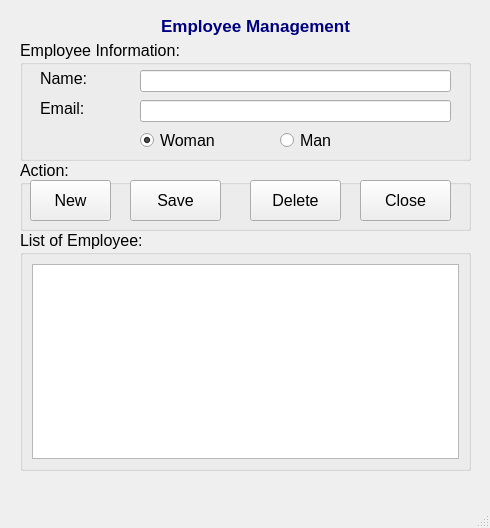
<?xml version="1.0" encoding="UTF-8"?>
<ui version="4.0">
 <class>MainWindow</class>
 <widget class="QMainWindow" name="MainWindow">
  <property name="geometry">
   <rect>
    <x>0</x>
    <y>0</y>
    <width>490</width>
    <height>528</height>
   </rect>
  </property>
  <property name="font">
   <font>
    <pointsize>12</pointsize>
   </font>
  </property>
  <property name="windowTitle">
   <string>Management</string>
  </property>
  <widget class="QWidget" name="centralwidget">
   <widget class="QGroupBox" name="groupBox">
    <property name="geometry">
     <rect>
      <x>20</x>
      <y>40</y>
      <width>451</width>
      <height>121</height>
     </rect>
    </property>
    <property name="title">
     <string>Employee Information:</string>
    </property>
    <widget class="QLabel" name="label">
     <property name="geometry">
      <rect>
       <x>20</x>
       <y>30</y>
       <width>71</width>
       <height>16</height>
      </rect>
     </property>
     <property name="text">
      <string>Name:</string>
     </property>
    </widget>
    <widget class="QLineEdit" name="lineEditName">
     <property name="geometry">
      <rect>
       <x>120</x>
       <y>30</y>
       <width>311</width>
       <height>22</height>
      </rect>
     </property>
    </widget>
    <widget class="QLineEdit" name="lineEditEmail">
     <property name="geometry">
      <rect>
       <x>120</x>
       <y>60</y>
       <width>311</width>
       <height>22</height>
      </rect>
     </property>
    </widget>
    <widget class="QLabel" name="label_2">
     <property name="geometry">
      <rect>
       <x>20</x>
       <y>60</y>
       <width>71</width>
       <height>16</height>
      </rect>
     </property>
     <property name="text">
      <string>Email:</string>
     </property>
    </widget>
    <widget class="QRadioButton" name="radWoman">
     <property name="geometry">
      <rect>
       <x>120</x>
       <y>90</y>
       <width>95</width>
       <height>20</height>
      </rect>
     </property>
     <property name="text">
      <string>Woman</string>
     </property>
     <property name="checked">
      <bool>true</bool>
     </property>
    </widget>
    <widget class="QRadioButton" name="radMan">
     <property name="geometry">
      <rect>
       <x>260</x>
       <y>90</y>
       <width>95</width>
       <height>20</height>
      </rect>
     </property>
     <property name="text">
      <string>Man</string>
     </property>
    </widget>
   </widget>
   <widget class="QGroupBox" name="groupBox_2">
    <property name="geometry">
     <rect>
      <x>20</x>
      <y>230</y>
      <width>451</width>
      <height>241</height>
     </rect>
    </property>
    <property name="title">
     <string>List of Employee:</string>
    </property>
    <layout class="QVBoxLayout" name="verticalLayout">
     <item>
      <widget class="QListWidget" name="listWidgetEmployee"/>
     </item>
    </layout>
   </widget>
   <widget class="QGroupBox" name="groupBox_3">
    <property name="geometry">
     <rect>
      <x>20</x>
      <y>160</y>
      <width>451</width>
      <height>71</height>
     </rect>
    </property>
    <property name="title">
     <string>Action:</string>
    </property>
    <widget class="QPushButton" name="pushButtonNew">
     <property name="geometry">
      <rect>
       <x>10</x>
       <y>20</y>
       <width>81</width>
       <height>41</height>
      </rect>
     </property>
     <property name="text">
      <string>New</string>
     </property>
     <property name="icon">
      <iconset>
       <normaloff>images/ic_add.png</normaloff>images/ic_add.png</iconset>
     </property>
    </widget>
    <widget class="QPushButton" name="pushButtonSave">
     <property name="geometry">
      <rect>
       <x>110</x>
       <y>20</y>
       <width>91</width>
       <height>41</height>
      </rect>
     </property>
     <property name="text">
      <string>Save</string>
     </property>
     <property name="icon">
      <iconset>
       <normaloff>images/ic_save.png</normaloff>images/ic_save.png</iconset>
     </property>
    </widget>
    <widget class="QPushButton" name="pushButtonDelete">
     <property name="geometry">
      <rect>
       <x>230</x>
       <y>20</y>
       <width>91</width>
       <height>41</height>
      </rect>
     </property>
     <property name="text">
      <string>Delete</string>
     </property>
     <property name="icon">
      <iconset>
       <normaloff>images/ic_delete.png</normaloff>images/ic_delete.png</iconset>
     </property>
    </widget>
    <widget class="QPushButton" name="pushButtonClose">
     <property name="geometry">
      <rect>
       <x>340</x>
       <y>20</y>
       <width>91</width>
       <height>41</height>
      </rect>
     </property>
     <property name="text">
      <string>Close</string>
     </property>
     <property name="icon">
      <iconset>
       <normaloff>images/ic_close.png</normaloff>images/ic_close.png</iconset>
     </property>
    </widget>
   </widget>
   <widget class="QLabel" name="label_3">
    <property name="geometry">
     <rect>
      <x>50</x>
      <y>10</y>
      <width>411</width>
      <height>31</height>
     </rect>
    </property>
    <property name="font">
     <font>
      <pointsize>13</pointsize>
      <bold>true</bold>
     </font>
    </property>
    <property name="styleSheet">
     <string notr="true">color: rgb(0, 0, 127);</string>
    </property>
    <property name="text">
     <string>Employee Management</string>
    </property>
    <property name="alignment">
     <set>Qt::AlignmentFlag::AlignCenter</set>
    </property>
   </widget>
  </widget>
  <widget class="QStatusBar" name="statusbar"/>
 </widget>
 <tabstops>
  <tabstop>lineEditName</tabstop>
  <tabstop>lineEditEmail</tabstop>
  <tabstop>radWoman</tabstop>
  <tabstop>radMan</tabstop>
  <tabstop>pushButtonNew</tabstop>
  <tabstop>pushButtonSave</tabstop>
  <tabstop>pushButtonDelete</tabstop>
  <tabstop>pushButtonClose</tabstop>
 </tabstops>
 <resources/>
 <connections/>
</ui>
